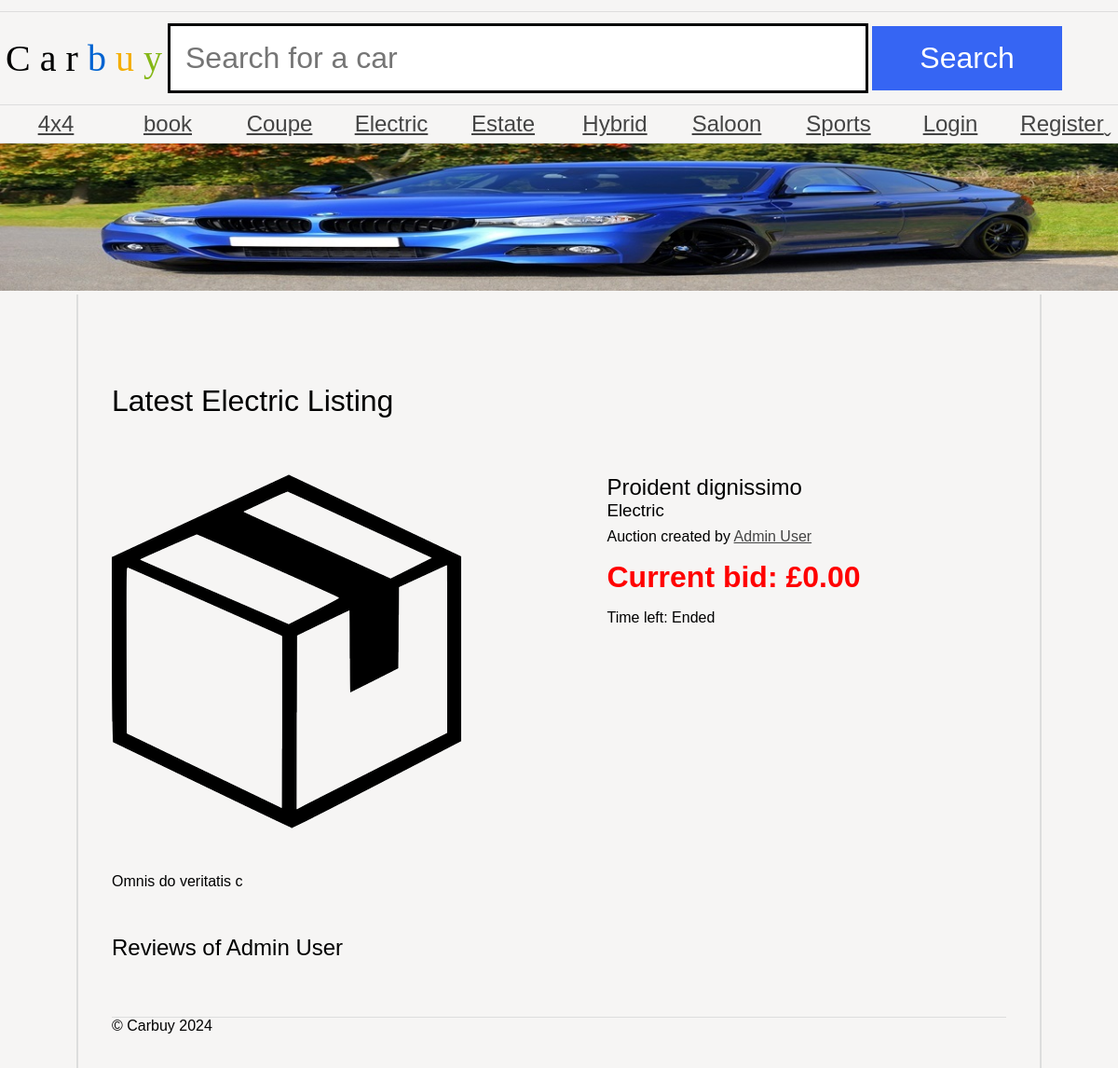
/as1/public/auction.php?id=5, run on the app's committed database.
### tables this page shows
CREATE TABLE `category` (
  `id` int(11) NOT NULL AUTO_INCREMENT,
  `name` varchar(100) NOT NULL,
  PRIMARY KEY (`id`),
  UNIQUE KEY `name` (`name`)
);

CREATE TABLE `auction` (
  `id` int(11) NOT NULL AUTO_INCREMENT,
  `title` varchar(255) NOT NULL,
  `description` text NOT NULL,
  `categoryId` int(11) NOT NULL,
  `endDate` datetime NOT NULL,
  `userId` int(11) NOT NULL,
  PRIMARY KEY (`id`),
  KEY `categoryId` (`categoryId`),
  KEY `userId` (`userId`),
  CONSTRAINT `auction_ibfk_1` FOREIGN KEY (`categoryId`) REFERENCES `category` (`id`),
  CONSTRAINT `auction_ibfk_2` FOREIGN KEY (`userId`) REFERENCES `users` (`id`) ON DELETE CASCADE
);

CREATE TABLE `users` (
  `id` int(11) NOT NULL AUTO_INCREMENT,
  `email` varchar(255) NOT NULL,
  `password` varchar(255) NOT NULL,
  `name` varchar(100) NOT NULL,
  `is_admin` tinyint(1) DEFAULT 0,
  PRIMARY KEY (`id`),
  UNIQUE KEY `email` (`email`)
);

### as1/public/auction.php (the view, shortened to what this page needs)
<?php
require_once 'db_connect.php';
$auctionId = isset($_GET['id']) ? (int)$_GET['id'] : 0;
$stmt = $pdo->prepare("SELECT a.*, c.name AS categoryName, u.name AS userName FROM auction a
    JOIN category c ON a.categoryId = c.id
    JOIN users u ON a.userId = u.id
    WHERE a.id = ?");
$stmt->execute([$auctionId]);
$auction = $stmt->fetch(PDO::FETCH_ASSOC);
$stmt = $pdo->prepare("SELECT MAX(amount) as maxBid FROM bid WHERE auctionId = ?");
$stmt->execute([$auctionId]);
$maxBid = $stmt->fetchColumn();
$categories = $pdo->query("SELECT * FROM category")->fetchAll(PDO::FETCH_ASSOC);
$endDate = new DateTime($auction['endDate']);
$now = new DateTime();
$interval = $now->diff($endDate);
$timeLeft = $interval->format('%h hours %i minutes');
if ($interval->invert) {
    $timeLeft = "Ended";
}
?>
<!DOCTYPE html>
<html>
    <head>
        <link rel="stylesheet" href="carbuy.css" />
    </head>
    <body>
        <header>
            <h1><span class="C">C</span>
                <span class="a">a</span>
                <span class="r">r</span>
                <span class="b">b</span>
                <span class="u">u</span>
                <span class="y">y</span></h1>
            <form action="#">
                <input type="text" name="search" placeholder="Search for a car" />
                <input type="submit" name="submit" value="Search" />
            </form>
        </header>
        <nav>
            <ul>
                <?php foreach ($categories as $category): ?>
                    <li><a class="categoryLink" href="category.php?id=<?= $category['id'] ?>"><?= htmlspecialchars($category['name']) ?></a></li>
                <?php endforeach; ?>
                <?php if (isset($_SESSION['user_id'])): ?>
                    <li><a class="categoryLink" href="addAuction.php">Add Auction</a></li>
                    <li><a class="categoryLink" href="logout.php">Logout</a></li>
                    <?php if ($_SESSION['is_admin']): ?>
                        <li><a class="categoryLink" href="adminCategories.php">Admin Categories</a></li>
                    <?php endif; ?>
                <?php else: ?>
                    <li><a class="categoryLink" href="login.php">Login</a></li>
                    <li><a class="categoryLink" href="register.php">Register</a></li>
                <?php endif; ?>
            </ul>
        </nav>
        <img src="banners/1.jpg" alt="Banner" />
        <main>
            <h1>Latest <?= htmlspecialchars($auction['categoryName']) ?> Listing</h1>
            <article class="car">
                <img src="car.png" alt="car name">
                <section class="details">
                    <h2><?= htmlspecialchars($auction['title']) ?></h2>
                    <h3><?= htmlspecialchars($auction['categoryName']) ?></h3>
                    <p>Auction created by <a href="#"><?= htmlspecialchars($auction['userName']) ?></a></p>
                    <p class="price">Current bid: £<?= $maxBid ? number_format($maxBid, 2) : '0.00' ?></p>
                    <time>Time left: <?= $timeLeft ?></time>
                </section>
                <section class="description">
                    <p><?= htmlspecialchars($auction['description']) ?></p>
                </section>
                <section class="reviews">
                    <h2>Reviews of <?= htmlspecialchars($auction['userName']) ?></h2>
                </section>
            </article>
            <footer>
                © Carbuy 2024
            </footer>
        </main>
    </body>
</html>

### as1/public/carbuy.css (style rules this page uses)
* { margin: 0; padding: 0; }
body { font-family: 'Oxygen-Regular', sans-serif; background-color: #f6f5f4; max-width: 100vw; overflow-x: hidden; }
h1, h2, h3, h4 { font-weight: normal; }
a, a:visited { color: #444; }
header { margin-top: 1vw; font-family: 'Univers-Light-Normal'; display: grid; grid-template-columns: 15% 85%; align-items: center; padding-top: 1vw; padding-bottom: 1vw; border-top: 1px solid #ddd; border-bottom: 1px solid #ddd; }
header h1 { text-align: center; font-size: 2.5em; }
form { display: block; }
header form input[type=text] { border: 3px solid black; font-size: 2em; padding: 0.5em; width: 70%; }
body > img { width: 100vw; }
header form input[type=submit] { background-color: #3665f3; color: white; width: 20%; font-size: 2em; padding: 0.5em; cursor: pointer; border: 0; }
header .b { color: #0063d1; }
header .u { color: #f4ae01; }
header .y { color: #85b716; }
body > nav { border-bottom: 1px solid #ddd; }
body > nav ul li:last-child a:after { content: 'ˬ'; position: absolute; }
body > nav ul { display: flex; width: 100vw; list-style-type: none; }
body > nav ul li { flex: 1; }
body > nav ul li a { display: block; text-align: center; padding-top: 0.5vw; padding-bottom: 0.5vw; font-size: 1.5em; }
p.price { display: block; text-align: right; font-weight: bold; font-size: 2em; }
main { padding: 3vw; display: block; overflow: hidden; width: 80vw; margin: auto; border-left: 2px solid #ddd; border-right: 2px solid #ddd; }
article.car { display: grid; griid-template-columns: 60% 40%; grid-template-areas: "img details" "description description" "reviews reviews" }
article.car img { grid-area: img; }
main h1 { margin-top: 5vw; margin-bottom: 5vw; }
article .details { grid-area: details; }
article .reviews { grid-area: reviews; }
article .description { grid-area: description; padding-top: 3em; padding-bottom: 3em; }
.price { color: red; }
article.car .price { text-align: left; }
footer { margin-top: 5vw; border-top: 1px solid #ddd; }
time { display: block; margin: 1em 0; }
.details p { margin-top: 0.5em; }

### data on the page
category: name "4x4"
category: name "book"
category: name "Coupe"
category: name "Electric"
category: name "Estate"
category: name "Hybrid"
category: name "Saloon"
category: name "Sports"
auction: categoryId.name "Electric", title "Proident dignissimo", userId.name "Admin User", endDate "Ended", description "Omnis do veritatis c"
